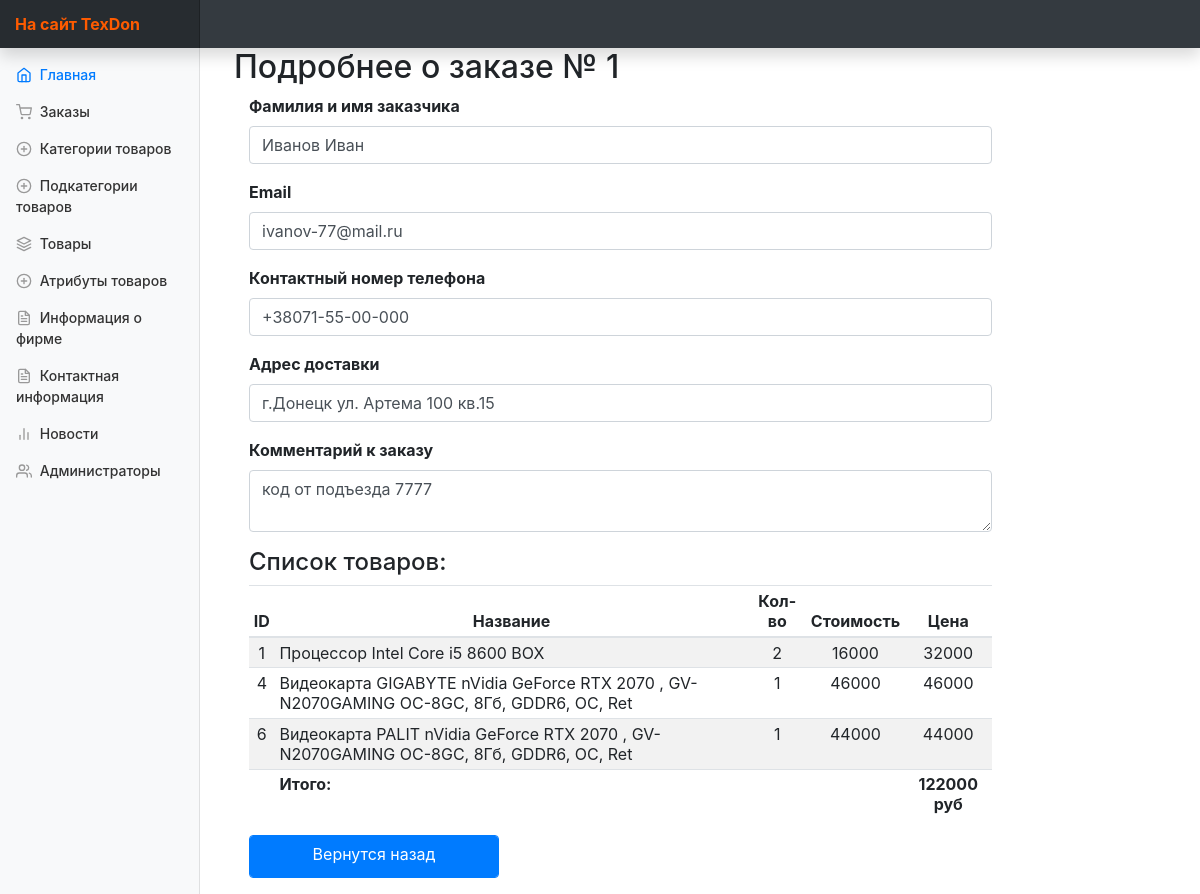
Screenshot of /index.php?ctrl=Order&act=aboutTheOrder&orderID=1 with the database file from the repository.
### tables this page shows
CREATE TABLE IF NOT EXISTS `orders` (
  `orderID` int(11) NOT NULL AUTO_INCREMENT,
  `userFirstAndLastName` varchar(150) NOT NULL,
  `userContactNumberPhone` varchar(25) NOT NULL,
  `userEmail` varchar(45) DEFAULT NULL,
  `deliveryAddressOrder` varchar(250) NOT NULL,
  `commentToTheOrder` varchar(900) DEFAULT NULL,
  `dateAndTimeOrder` datetime NOT NULL,
  PRIMARY KEY (`orderID`)
);

CREATE TABLE IF NOT EXISTS `orderdetails` (
  `orderDetailsID` int(11) NOT NULL AUTO_INCREMENT,
  `productID` int(11) NOT NULL,
  `amountProduct` int(11) NOT NULL,
  `productPrice` double NOT NULL,
  `orderID` int(11) NOT NULL,
  PRIMARY KEY (`orderDetailsID`),
  KEY `fk_productsId` (`productID`),
  KEY `fk_orderID` (`orderID`)
);

CREATE TABLE IF NOT EXISTS `products` (
  `productID` int(11) NOT NULL AUTO_INCREMENT,
  `productTitle` varchar(120) NOT NULL,
  `productDescription` varchar(900) NOT NULL,
  `productPrice` double NOT NULL,
  `brandProduct` varchar(250) NOT NULL,
  PRIMARY KEY (`productID`)
);

### controllers/panel/MainController.php (called while the page is built, shortened)
<?php
class MainController extends BaseController {
    public function start(  ){
        $controller = $this->request->getGetValue('ctrl');
        $action = $this->request->getGetValue('act');
        $controllerClass = "controllers\\panel\\{$controller}Controller";
        if(class_exists($controllerClass)){
            $controllerInstance = new $controllerClass();
        }
        if(method_exists($controllerClass, "{$action}Action")){
            $viewToInclude = $controllerInstance->{"{$action}Action"}();
        }
        else{
            $controller = "Home";
            $action = "index";
            $controllerClass = "controllers\\panel\\{$controller}Controller";
            $controllerInstance = new $controllerClass();
            $viewToInclude = $controllerInstance->{"{$action}Action"}();
        }
        $this->view = $controllerInstance->view;
        include_once "views/Default/header.php";
        include_once "views/$controller/$viewToInclude.php";
    }
}

### index.php (called while the page is built, shortened)
<?php
$app = new MainController();
$app->start();

### controllers/panel/BaseController.php (called while the page is built, shortened)
<?php
class BaseController{
    public function __construct(){
        $this->view = new View();
        $this->request = new Request();
    }
}

### utils/View.php (called while the page is built, shortened)
<?php
class View{
    private $storage = [];
    public function __get($name){
        if(isset($this->storage[$name])){
            return $this->storage[$name];
        }
        return null;
    }
    public function __set($name, $value){
        $this->storage[$name] = $value;
    }
}

### models/Order/Order.php (called while the page is built, shortened)
<?php
class Order {
    public static function GetOrderByOrderId ( $orderID ){
        $stm = MySQL::$db->prepare ("SELECT `orderID`, `userFirstAndLastName`, `userContactNumberPhone`, `userEmail`, `deliveryAddressOrder`, `commentToTheOrder`, `dateAndTimeOrder` FROM `orders` WHERE orderID = :id");
        $stm->bindParam( ":id" ,  $orderID, \PDO::PARAM_INT);
        $stm->execute();
        $result =  $stm->fetchAll(\PDO::FETCH_OBJ);
        return  $result;
    }
}

### controllers/panel/OrderController.php (called while the page is built, shortened)
<?php
class OrderController extends BaseController {
    public function aboutTheOrderAction() {
       $orderID = $this->request->getGetValue('orderID');
       $order = Order::GetOrderByOrderId($orderID);
       $orderDetails = OrderDetails::GetOrderDetailsByOrderId($orderID);
        return 'moreAboutTheOrder';
    }
}

### utils/Request.php (called while the page is built, shortened)
<?php
class Request{
    public function getGetValue( $name ){
        if( isset($_GET[$name]) ){
            return filter_input(INPUT_GET , $name , FILTER_SANITIZE_STRING);
        }
        return null;
    }
}

### models/Order/OrderDetails.php (called while the page is built, shortened)
<?php
class OrderDetails {
    public static function GetOrderDetailsByOrderId ( $orderID ){
        $stm = MySQL::$db->prepare ("SELECT od.orderDetailsID, od.productID, od.amountProduct, od.productPrice, od.orderID, p.productTitle FROM orderdetails as od INNER JOIN products as p ON p.productID = od.productID WHERE od.orderID = :id");
        $stm->bindParam( ":id" ,  $orderID, \PDO::PARAM_INT);
        $stm->execute();
        $result =  $stm->fetchAll(\PDO::FETCH_OBJ);
        return  $result;
    }
}

### views/Order/moreAboutTheOrder.php (the view, shortened to what this page needs)
<main role="main" class="col-md-9 ml-sm-auto col-lg-10 px-4">
    <?php foreach (  $this->view->order as $or) { ?>
    <h2  id="orderID" data-order-id="<?= $or->orderID ?>" >Подробнее о заказе № <?= $or->orderID ?> </h2>
    <form  class="col-10">
        <div class="form-group">
            <label for="UserName" style="font-size: 12pt" ><b>Фамилия и имя заказчика </b></label>
            <input class="form-control" id="userName"  placeholder="" value="<?=   $or->userFirstAndLastName ?>">
        </div>
        <div class="form-group">
            <label for="email" style="font-size: 12pt"><b>Email</b></label>
            <input class="form-control" id="email" placeholder="" value="<?=  $or->userEmail ?>">
        </div>
        <div class="form-group">
            <label for="phone" style="font-size: 12pt"><b>Контактный номер телефона</b></label>
            <input class="form-control" id="phone" placeholder="" value="<?=  $or->userContactNumberPhone ?>" >
        </div>
        <div class="form-group">
            <label for="аddress" style="font-size: 12pt"><b>Адрес доставки</b></label>
            <input class="form-control" id="аddress" placeholder="" value="<?=  $or->deliveryAddressOrder ?>">
        </div>
        <div class="form-group">
            <label for="comment" style="font-size: 12pt" ><b>Комментарий к заказу</b></label>
            <textarea type="password" class="form-control" id="comment" placeholder=""><?=  $or->commentToTheOrder ?></textarea>
        </div>
        <?php } ?>
        <?php $total = 0; ?>
        <div class="form-group">
            <h4 for="products">Список товаров:</h4>
            <table class="table table-striped table-sm">
                <thead>
                <tr align="center" text-align="center">
                    <th>ID</th>
                    <th>Название</th>
                    <th>Кол-во</th>
                    <th>Стоимость</th>
                    <th>Цена</th>
                </tr>
                </thead>
                <tbody id="productsTable">
                <?php foreach ( $this->view->orderDetails as $product) { ?>
                    <tr data-orderdetails-id="<?= $product->orderDetailsID ?>">
                        <td align="center"  ><?= $product->productID ?></td>
                        <td> <?= $product->productTitle ?> </td>
                        <td align="center" text-align="center" ><?= $product->amountProduct ?></td>
                        <td align="center" text-align="center" ><?= $product->productPrice ?></td>
                        <td align="center" text-align="center"  ><?= $product->productPrice * $product->amountProduct ?></td>
                        <?php
                        $total +=  ($product->productPrice * $product->amountProduct);
                        ?>
                    </tr>
                <?php } ?>
                <tr id="sum">
                    <td></td>
                    <td> <strong>Итого: </strong></td>
                    <td></td>
                    <td></td>
                    <td align="center"> <strong><?= $total ?> руб </strong> </td>
                </tr>
                </tbody>
            </table>
        </div>
        <div class="form-group">
            <a class="btn btn-primary form-control" href="?ctrl=Order&act=ordersList" style="width:250px;height:43px" >Вернутся назад</a>
        </div>
    </form>
</main>

### assets/css/styles.css (style rules this page uses)
body { font-size: .875rem; }
[role="main"] { padding-top: 48px; }

### rows the page displays
orders: orderID "1", userFirstAndLastName "Иванов Иван", userEmail "ivanov-77@mail.ru", userContactNumberPhone "+38071-55-00-000", deliveryAddressOrder "г.Донецк ул. Артема 100 кв.15", commentToTheOrder "код от подъезда 7777"
orderdetails: productID "1", productID.productTitle "Процессор Intel Core i5 8600 BOX", amountProduct "2", productPrice "16000", $product->productPrice * $product->amountProduct "32000"
orderdetails: productID "4", productID.productTitle "Видеокарта GIGABYTE nVidia GeForce RTX 2070 , GV-N2070GAMING OC-8GC, 8Гб, GDDR6, OC, Ret", amountProduct "1", productPrice "46000", $product->productPrice*$product->amountProduct "46000"
orderdetails: productID "6", productID.productTitle "Видеокарта PALIT nVidia GeForce RTX 2070 , GV-N2070GAMING OC-8GC, 8Гб, GDDR6, OC, Ret", amountProduct "1", productPrice "44000", $product->productPrice*$product->amountProduct "44000"

### other values shown
$total "122000"
